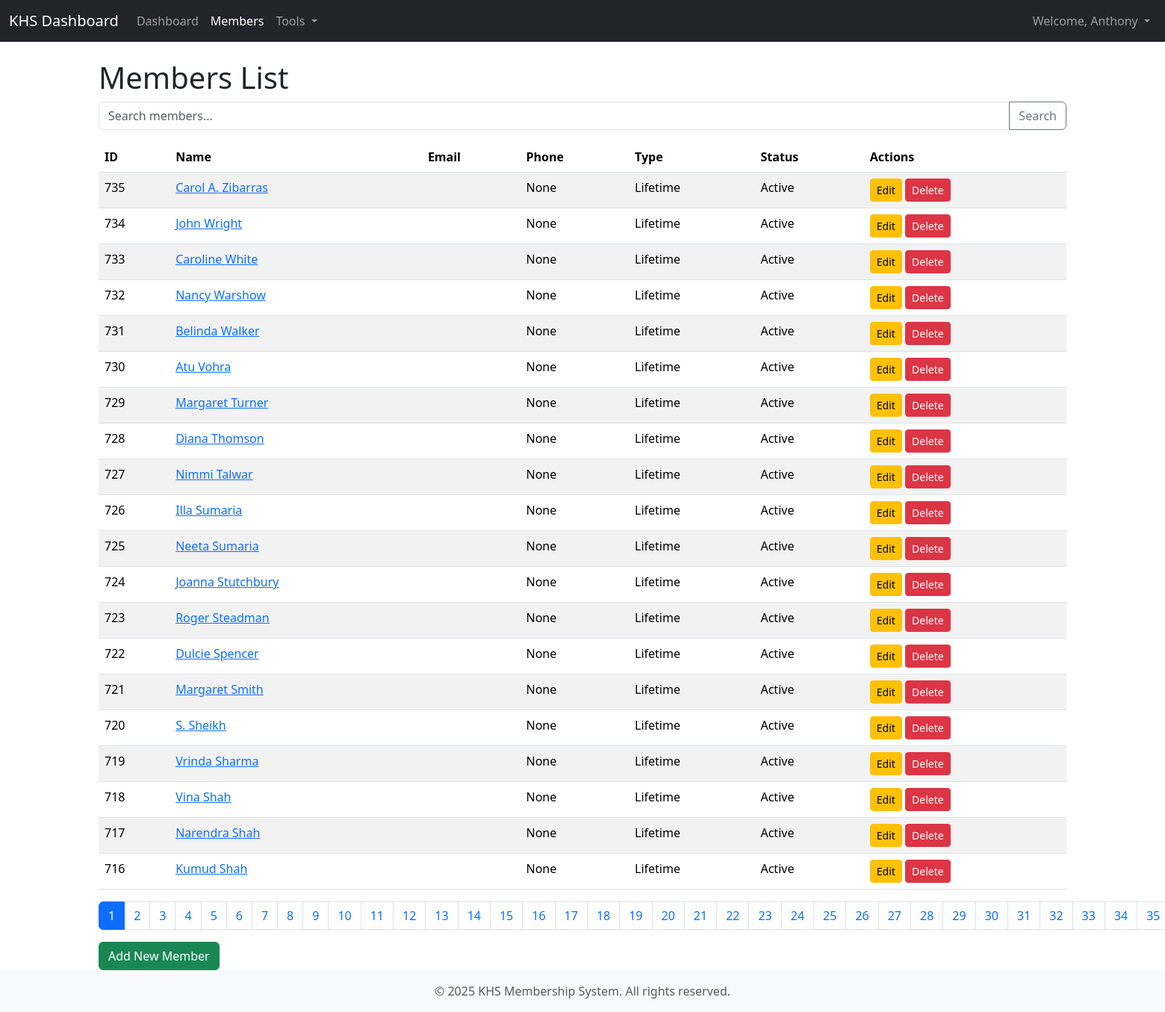
Page /members/list/ (signed in) on the committed database.
### members/models.py (models this page shows)
class Member(AbstractBaseUser, PermissionsMixin):
    MEMBERSHIP_CHOICES = [
        ('S', 'Single'),
        ('D', 'Double'),
        ('L', 'LifeTime'),
        ('G', 'Gardener'),
    ]
    objects = MemberManager()
    USERNAME_FIELD = 'username' # CRUCIAL: Now username is the primary login field
    REQUIRED_FIELDS = ['email', 'first_name', 'last_name'] # email is now a required field along with first/last name
    email = models.EmailField(_('email address'), unique=False) # Email still unique
    is_active = models.BooleanField(
        _('active'),
        default=True,
        help_text=_(
            'Designates whether this user should be treated as active. '
            'Unselect this instead of deleting accounts.'
        ),
    )
    is_staff = models.BooleanField(
        _('staff status'),
        default=False,
        help_text=_('Designates whether the user can log into this admin site.'),
    )
    is_superuser = models.BooleanField(
        _('superuser status'),
        default=False,
        help_text=_(
            'Designates that this user has all permissions without '
            'explicitly assigning them.'
        ),
    )
    username = models.CharField(_('username'), max_length=10,unique = True,blank=True)
    first_name = models.CharField(_('first name'), max_length=50, blank=True)
    last_name = models.CharField(_('last name'), max_length=50, blank=True)
    alt_name = models.CharField(max_length=100, blank=True, null=True)
    phone = models.CharField(
        _('phone number'),
        max_length=15,
        blank=True,
        null=True,
        validators=[
            RegexValidator(
                regex=r'^\+?[0-9]{8,15}$',
                message="Phone number must be 8-15 digits, with optional + prefix"
            )
        ]
    )
    address = models.TextField(_('address'), blank=True, null=True)
    payment_mode = models.CharField(max_length=50, blank=True, null=True)
    order_number = models.CharField(max_length=50, blank=True, null=True,)
    renewal_date = models.DateField(blank=True, null=True)
    contact_point = models.CharField(max_length=100, blank=True, null=True)
    membership_type = models.CharField(
        _('membership type'),
        max_length=1,
        choices=MEMBERSHIP_CHOICES,
        default='S'
    )
    date_joined = models.DateTimeField(_('date joined'), default=timezone.now)
    membership_expiry = models.DateField(_('membership expiry'), blank=True, null=True)
    profile_image = models.ImageField(
        _('profile image'),
        upload_to='members/profile_images/',
        blank=True,
        null=True,
        help_text="Upload a profile picture for this member"
    )
    notes = models.TextField(_('notes'), blank=True, null=True)

### members/views.py (the view, shortened to what this page needs)
# urls.py: path('list/', MemberListView.as_view(), name='list'),
class MemberListView(LoginRequiredMixin, ListView):
    model = Member
    template_name = 'members/member_list.html'
    context_object_name = 'members' # The variable name to use in the template
    paginate_by = 20 # Number of members per page
    ordering = ['-date_joined'] # Order by most recently joined
    def get_queryset(self):
        queryset = super().get_queryset()
        search_query = self.request.GET.get('search')
        return queryset.distinct()

### members/templates/members/member_list.html (shortened to what this page needs)
{% extends "base.html" %}
{% block content %}
<h1>Members List</h1>
<form method="GET" action="{% url 'members:list' %}" class="mb-3">
    <div class="input-group">
        <input type="text" name="search" class="form-control" placeholder="Search members..." value="{{ request.GET.search }}">
        <button type="submit" class="btn btn-outline-secondary">Search</button>
    </div>
</form>
<table class="table table-striped">
    <thead>
        <tr>
            <th>ID</th>
            <th>Name</th>
            <th>Email</th>
            <th>Phone</th>
            <th>Type</th>
            <th>Status</th>
            <th>Actions</th>
        </tr>
    </thead>
    <tbody>
        {% for member in members %}
        <tr>
            <td>{{ member.id }}</td>
            <td>
                <a href="{% url 'members:detail' member.id %}">{{ member.first_name }} {{ member.last_name }}</a>
            </td>
            <td>{{ member.email }}</td>
            <td>{{ member.phone }}</td>
            <td>{{ member.get_membership_type_display }}</td>
            <td>{% if member.is_active %}Active{% else %}Inactive{% endif %}</td>
            <td>
                <a href="{% url 'members:update' member.id %}" class="btn btn-sm btn-warning">Edit</a>
                <a href="{% url 'members:delete' member.id %}" class="btn btn-sm btn-danger" onclick="return confirm('Are you sure you want to delete {{ member.first_name }} {{ member.last_name }}?')">Delete</a>
            </td>
        </tr>
        {% empty %}
        <tr>
            <td colspan="8">No members found.</td>
        </tr>
        {% endfor %}
    </tbody>
</table>
{% if is_paginated %}
    <nav aria-label="Page navigation">
        <ul class="pagination">
            {% for i in paginator.page_range %}
                <li class="page-item {% if page_obj.number == i %}active{% endif %}">
                    <a class="page-link" href="?page={{ i }}{% if request.GET.search %}&search={{ request.GET.search }}{% endif %}">{{ i }}</a>
                </li>
            {% endfor %}
        </ul>
    </nav>
{% endif %}
<a href="{% url 'members:create' %}" class="btn btn-success">Add New Member</a>
{% endblock %}

### templates/base.html (shortened to what this page needs)
{% load static %}
<!DOCTYPE html>
<html lang="en">
<head>
    <link href="https://cdn.jsdelivr.net/npm/bootstrap@5.3.3/dist/css/bootstrap.min.css" rel="stylesheet">
    <link rel="stylesheet" href="{% static 'css/style.css' %}">
</head>
<body>
    <nav class="navbar navbar-expand-lg navbar-dark bg-dark">
        <div class="container-fluid">
            <a class="navbar-brand" href="{% url 'members:dashboard' %}">KHS Dashboard</a>
            <div class="collapse navbar-collapse" id="navbarNav">
                <ul class="navbar-nav me-auto mb-2 mb-lg-0">
                    <li class="nav-item">
                        <a class="nav-link {% if request.resolver_match.url_name == 'dashboard' %}active{% endif %}" aria-current="page" href="{% url 'members:dashboard' %}">Dashboard</a>
                    </li>
                    <li class="nav-item">
                        <a class="nav-link {% if request.resolver_match.url_name == 'list' %}active{% endif %}" href="{% url 'members:list' %}">Members</a>
                    </li>
                    <li class="nav-item dropdown">
                        <a class="nav-link dropdown-toggle" href="#" id="navbarDropdown" role="button" data-bs-toggle="dropdown" aria-expanded="false">
                            Tools
                        </a>
                    </li>
                </ul>
                <ul class="navbar-nav ms-auto">
                    {% if user.is_authenticated %}
                        <li class="nav-item dropdown">
                            <a class="nav-link dropdown-toggle" href="#" id="userDropdown" role="button" data-bs-toggle="dropdown" aria-expanded="false">
                                Welcome, {{ user.first_name|default:user.email }}
                            </a>
                        </li>
                    {% else %}
                        <li class="nav-item">
                            <a class="nav-link" href="{% url 'members:login' %}">Login</a>
                        </li>
                    {% endif %}
                </ul>
            </div>
        </div>
    </nav>
    <div class="container mt-4">
        {% block content %}{% endblock %}
    </div>
    <footer class="footer mt-auto py-3 bg-light">
        <div class="container text-center">
            <span class="text-muted">&copy; {% now "Y" %} KHS Membership System. All rights reserved.</span>
        </div>
    </footer>
</body>
</html>

### rows in the picture
Member: first_name "Anthony"
Member: id "735", first_name "Carol A.", last_name "Zibarras", phone "None", membership_type "Lifetime", is_active "Active"
Member: id "734", first_name "John", last_name "Wright", phone "None", membership_type "Lifetime", is_active "Active"
Member: id "733", first_name "Caroline", last_name "White", phone "None", membership_type "Lifetime", is_active "Active"
Member: id "732", first_name "Nancy", last_name "Warshow", phone "None", membership_type "Lifetime", is_active "Active"
Member: id "731", first_name "Belinda", last_name "Walker", phone "None", membership_type "Lifetime", is_active "Active"
Member: id "730", first_name "Atu", last_name "Vohra", phone "None", membership_type "Lifetime", is_active "Active"
Member: id "729", first_name "Margaret", last_name "Turner", phone "None", membership_type "Lifetime", is_active "Active"
Member: id "728", first_name "Diana", last_name "Thomson", phone "None", membership_type "Lifetime", is_active "Active"
Member: id "727", first_name "Nimmi", last_name "Talwar", phone "None", membership_type "Lifetime", is_active "Active"
Member: id "726", first_name "Illa", last_name "Sumaria", phone "None", membership_type "Lifetime", is_active "Active"
Member: id "725", first_name "Neeta", last_name "Sumaria", phone "None", membership_type "Lifetime", is_active "Active"
Member: id "724", first_name "Joanna", last_name "Stutchbury", phone "None", membership_type "Lifetime", is_active "Active"
Member: id "723", first_name "Roger", last_name "Steadman", phone "None", membership_type "Lifetime", is_active "Active"
Member: id "722", first_name "Dulcie", last_name "Spencer", phone "None", membership_type "Lifetime", is_active "Active"
Member: id "721", first_name "Margaret", last_name "Smith", phone "None", membership_type "Lifetime", is_active "Active"
Member: id "720", first_name "S.", last_name "Sheikh", phone "None", membership_type "Lifetime", is_active "Active"
Member: id "719", first_name "Vrinda", last_name "Sharma", phone "None", membership_type "Lifetime", is_active "Active"
Member: id "718", first_name "Vina", last_name "Shah", phone "None", membership_type "Lifetime", is_active "Active"
Member: id "717", first_name "Narendra", last_name "Shah", phone "None", membership_type "Lifetime", is_active "Active"
Member: id "716", first_name "Kumud", last_name "Shah", phone "None", membership_type "Lifetime", is_active "Active"

### other values in the picture
{{ i }} "1" "2" "3" "4" "5" "6" "7" "8" "9" "10" "11" "12" "13" "14" "15" "16" "17" "18" "19" "20" "21" "22" "23" "24" "25" "26" "27" "28" "29" "30" "31" "32" "33" "34" "35"
